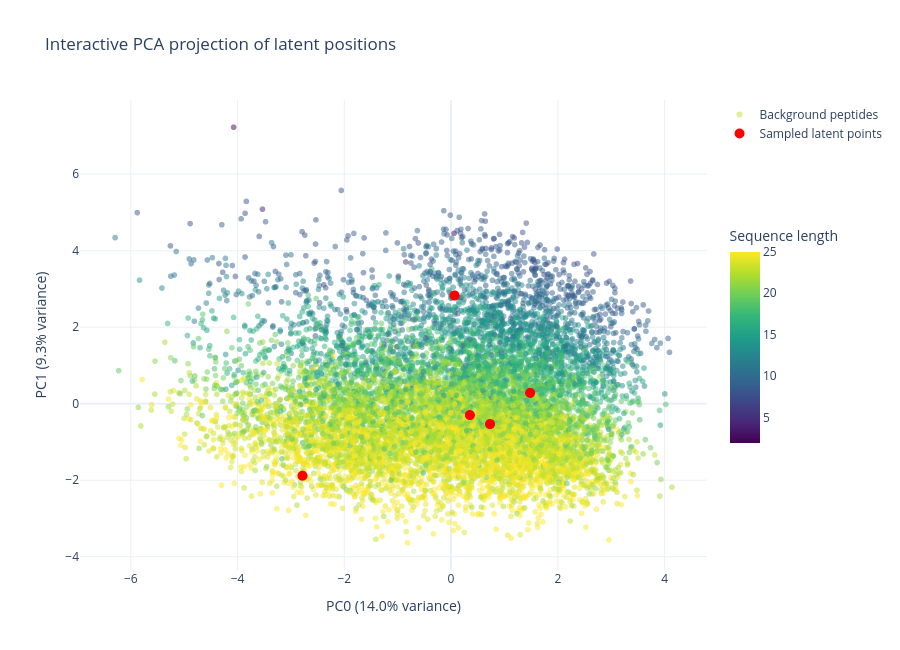

Source (notebook cell):
### Code cell
PCA_COMPONENTS = (0, 1)  # PCA components to plot

pca = PCA(n_components=64)
latent_background_projected = pca.fit_transform(
    latent_background.detach().cpu().numpy()
)

# Mean and variance in PCA space
mean = np.zeros(pca.n_components_)
variance = pca.explained_variance_

# Sample PCA coordinates
n_samples = 5

sampled_latent_points = np.random.normal(
    loc=mean,
    scale=np.sqrt(variance),
    size=(n_samples, pca.n_components_),
)

fig = go.Figure()

background_lengths = [len(peptide) for peptide in background_peptides]

fig.add_trace(
    go.Scattergl(
        x=latent_background_projected[:, PCA_COMPONENTS[0]],
        y=latent_background_projected[:, PCA_COMPONENTS[1]],
        mode="markers",
        name="Background peptides",
        marker={
            "size": 6,
            "opacity": 0.5,
            "color": background_lengths,
            "colorscale": "Viridis",
            "colorbar": {
                "title": "Sequence length",
                "len": 0.5,
                "y": 0.5,
                "yanchor": "middle",
                "x": 1.02,
            },
        },
        customdata=[
            (sequence, length)
            for sequence, length in zip(background_peptides, background_lengths)
        ],
        hovertemplate=(
            "Sequence: %{customdata[0]}<br>"
            "Length: %{customdata[1]}<br>"
            f"PC{PCA_COMPONENTS[0]}: " + "%{x:.4f}<br>"
            f"PC{PCA_COMPONENTS[1]}: " + "%{y:.4f}<extra></extra>"
        ),
    )
)

fig.add_trace(
    go.Scattergl(
        x=sampled_latent_points[:, PCA_COMPONENTS[0]],
        y=sampled_latent_points[:, PCA_COMPONENTS[1]],
        mode="markers",
        name="Sampled latent points",
        marker={
            "size": 10,
            "opacity": 1,
            "color": "red",
        },
        hovertemplate=(
            "Sampled latent point<br>"
            f"PC{PCA_COMPONENTS[0]}: " + "%{x:.4f}<br>"
            f"PC{PCA_COMPONENTS[1]}: " + "%{y:.4f}<extra></extra>"
        ),
    )
)

fig.update_layout(
    title="Interactive PCA projection of latent positions",
    xaxis_title=f"PC{PCA_COMPONENTS[0]} ({pca.explained_variance_ratio_[0]:.1%} variance)",
    yaxis_title=f"PC{PCA_COMPONENTS[1]} ({pca.explained_variance_ratio_[1]:.1%} variance)",
    template="plotly_white",
    width=900,
    height=650,
)

fig.show()

### Figure 1 — Plotly figure (JSON) as saved in the notebook; plotly's stock layout.template omitted (floating-point values rounded to 4 significant figures; data arrays with more than 128 entries replaced by an {"elided": "..."} marker saying what was removed)
{"data": [{"customdata": {"elided": "10000x2 mixed values"}, "hovertemplate": "Sequence: %{customdata[0]}<br>Length: %{customdata[1]}<br>PC0: %{x:.4f}<br>PC1: %{y:.4f}<extra></extra>", "marker": {"color": {"elided": "10000 int values"}, "colorbar": {"len": 0.5, "title": {"text": "Sequence length"}, "x": 1.02, "y": 0.5, "yanchor": "middle"}, "colorscale": [[0, "#440154"], [0.1111, "#482878"], [0.2222, "#3e4989"], [0.3333, "#31688e"], [0.4444, "#26828e"], [0.5556, "#1f9e89"], [0.6667, "#35b779"], [0.7778, "#6ece58"], [0.8889, "#b5de2b"], [1, "#fde725"]], "opacity": 0.5, "size": 6}, "mode": "markers", "name": "Background peptides", "type": "scattergl", "x": {"elided": "10000 float values"}, "y": {"elided": "10000 float values"}}, {"hovertemplate": "Sampled latent point<br>PC0: %{x:.4f}<br>PC1: %{y:.4f}<extra></extra>", "marker": {"color": "red", "opacity": 1, "size": 10}, "mode": "markers", "name": "Sampled latent points", "type": "scattergl", "x": [0.7303, 0.3528, -2.783, 1.481, 0.06487], "y": [-0.5321, -0.2974, -1.882, 0.2829, 2.83]}], "layout": {"height": 650, "title": {"text": "Interactive PCA projection of latent positions"}, "width": 900, "xaxis": {"title": {"text": "PC0 (14.0% variance)"}}, "yaxis": {"title": {"text": "PC1 (9.3% variance)"}}}}
